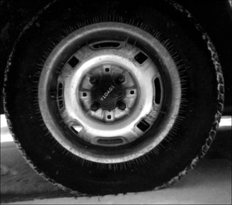
#> input picture Old codes/Dataset/Image7.png, 232 x 205 px, found by its file name
$ python NLM_Baseline.py   (older library calls are emulated)
#> lines starting #> are read from the running program, lines starting #| are printed output that depends on the picture; long printed decimals are rounded
import matplotlib.pyplot as plt
import cv2
import os
import numpy as np
from skimage.restoration import denoise_nl_means, estimate_sigma
from skimage.metrics import structural_similarity as ssim

image_number = 7
# dimensionality (N) of subspace = 64
tile_w = 8
step_size = 8
std_dev = 50

patch_size = tile_w
patch_distance = 300
k=0.005


results_dir = "results/Baseline_NLM/tilw%d_step%d_noise%d_patchdis%d_k%.4f"%(tile_w,step_size,std_dev, patch_distance, k)
if not os.path.exists(results_dir):
    os.makedirs(results_dir)


image = cv2.imread(f"Dataset/Image{image_number}.png")
#> image is the input picture: shape (205, 232, 3); min 0, max 255, mean 53.6
image = cv2.cvtColor(image, cv2.COLOR_BGR2GRAY)
#> image: shape (205, 232)
print(image.shape)
#| (205, 232)
mindim = np.min(image.shape)
#> mindim = 205
mindim = int((mindim // tile_w) * tile_w)
#> mindim = 200
image = image[:mindim, :mindim]
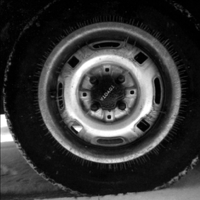
#> image: shape (200, 200); min 0, max 255, mean 54.4
print("image shape: ", image.shape)
#| image shape:  (200, 200)

plt.imshow(image)
plt.colorbar()
plt.savefig(os.path.join(results_dir, "image_%d.png"%(image_number)), bbox_inches='tight', pad_inches=0)
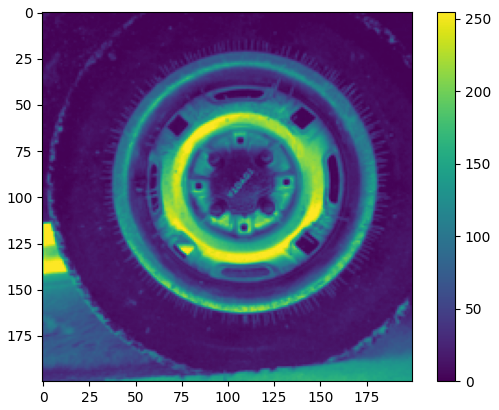
#> figure drawn by matplotlib, 2 panels
plt.close()

noisy_image = np.uint8(np.clip(image + np.random.normal(scale=std_dev, size=image.shape), 0, 255))
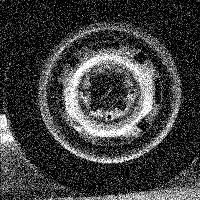
#> noisy_image: shape (200, 200); min 0, max 255, mean 62.5
plt.imshow(noisy_image)
plt.colorbar()
plt.savefig(os.path.join(results_dir, "image_%d.png"%(image_number)), bbox_inches='tight', pad_inches=0)
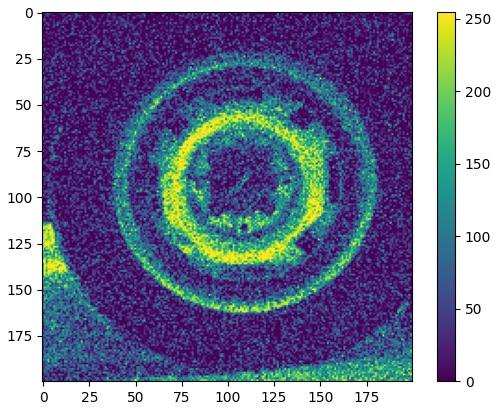
#> figure drawn by matplotlib, 2 panels
plt.close()

sigma_est = np.mean(estimate_sigma(noisy_image, multichannel=False))
#> sigma_est = 35.73
print(sigma_est)
#| 35.732
#> (the run stopped early here; a loop or call above may not have finished)
